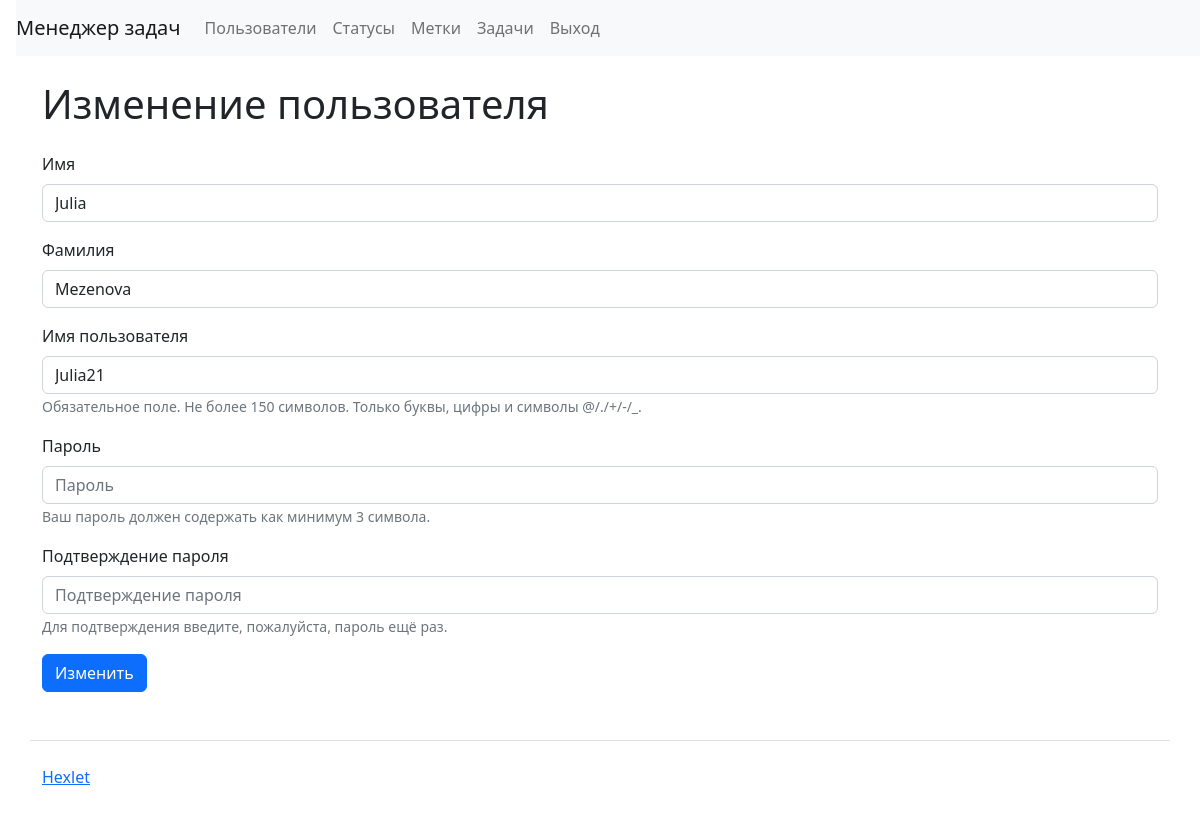
The app's page /users/1/update/ (signed in) with its own data.
### task_manager/users/models.py (models this page shows)
class User(AbstractUser):
    def __str__(self):
        return self.username

### task_manager/users/views.py (the view, shortened to what this page needs)
# urls.py: path('<int:pk>/update/', UserFormUpdateView.as_view(), name='user_update'),
class UserFormUpdateView(LoginRequiredMixin, SuccessMessageMixin, UpdateView):
    model = User
    form_class = UpdateUserForm
    template_name = 'users/update.html'
    success_url = reverse_lazy('users_index')
    success_message = _("The user has been successfully changed")
    def get(self, request, *args, **kwargs):
        url_id = kwargs.get('pk')
        current_user_id = self.request.user.id
        if url_id != current_user_id:
            messages.error(request, _("You do not have the rights to change another user."))
            return redirect(reverse_lazy('users_index'))
        return super().get(request, *args, **kwargs)
    def dispatch(self, request, *args, **kwargs):
        if not request.user.is_authenticated:
            messages.error(request, _("You are not logged in! Please log in."))
        return super().dispatch(request, *args, **kwargs)

### task_manager/users/forms.py
class UpdateUserForm(RegisterUserForm):
    def clean_username(self):
        username = self.cleaned_data['username']
        if User.objects.filter(username=username).exists():
            username = self.cleaned_data['username']
        return username

### task_manager/templates/users/update.html (shortened to what this page needs)
{% extends "base.html" %}
{% load django_bootstrap5 %}
{% load i18n %}
{% block nav %}
{% include "nav_user.html" %}
{% endblock %}
{% block content %}
  <h1 class="my-4">{% translate "Change user" %}</h1>
  <form method="post">
  {% bootstrap_form form %}
    <input class="btn btn-primary" type="submit" value={% translate "Change" %}>
  </form>
{% endblock %}

### records on screen
User: first_name "Julia", last_name "Mezenova", username "Julia21"
